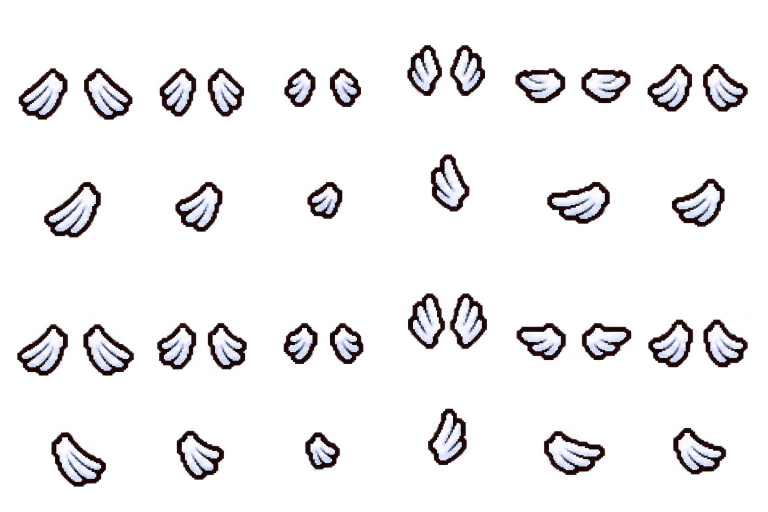
#> input picture art_sources/wings179/feather-poses.png, 1536 x 1024 px (shown at 1/2 size)
$ python build_native_wings.py
#> lines starting #> are read from the running program, lines starting #| are printed output that depends on the picture; after the words box and inside, x2 and y2 are one past the last pixel; in counts of white or black regions, pixels touching at a corner belong together
"""Pack generated, video-referenced feather art; no procedural redrawing.

Source wings are separate components. Register each at a shoulder joint,
using a shared physical scale per view, so changing pose never moves the root.
"""
from pathlib import Path
import json
import xml.etree.ElementTree as E
import numpy as np
from PIL import Image
from scipy import ndimage as ndi

ROOT=Path(__file__).resolve().parents[1]
MOD=ROOT/'zzzz_revolver_samson'
SOURCE=ROOT/'art_sources/wings179'
OUT=MOD/'resources/gfx/characters/hunter_wings179'
DELAYS=[10,7,3,10,5,5]
PALETTES={
    'guppy':[1.,.80,.89],
    'fly':[.58,1.,.86],
    'angel':[1.,.98,.91],
    'devil':[.73,.57,1.],
    'emerald':[.48,1.,.74],
}
DIRECTIONS=['Down','Right','Up','Left']


def components():
    pixels=np.asarray(Image.open(SOURCE/'feather-poses.png').convert('RGBA'))
#> pixels is the input picture: shape (1024, 1536, 4); mean R, G, B, A 55.1, 47.8, 49.5, 31.1
    labels,_=ndi.label(pixels[:,:,3]>20,structure=np.ones((3,3)))
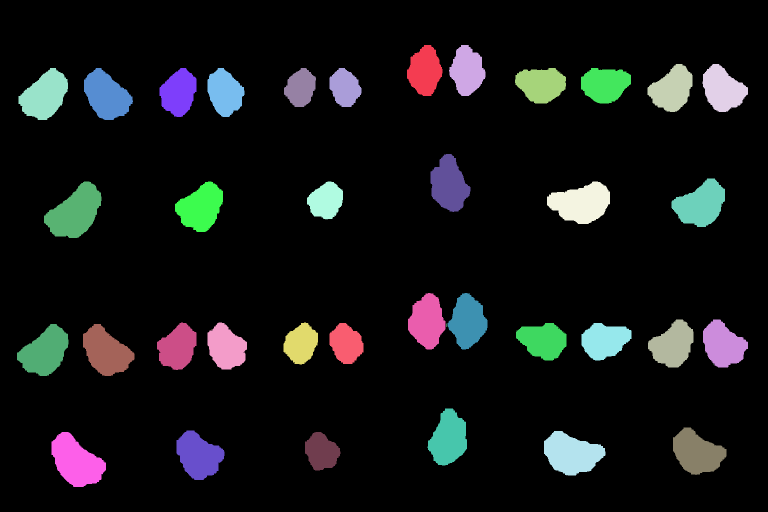
#> labels: shape (1024, 1536) int32 (shown at 1/2 size); 43 distinct labels, from 0 to 42; one colour per label, 0 black
    counts=np.bincount(labels.ravel())
#> counts = 43 values, max 1368119 at index 0, min 1 at index 13, mean 36578.2
    boxes=ndi.find_objects(labels)
#> boxes = 42 items
    grouped={}
    for identity,box in enumerate(boxes,1):
        if box is None or counts[identity]<300:continue
        yy,xx=np.where(labels[box]==identity)
        yy=yy+box[0].start;xx=xx+box[1].start
        row,col=int(yy.mean()//256),int(xx.mean()//256)
        mask=ndi.binary_dilation(labels==identity,iterations=2)
        image=pixels.copy();image[~mask]=0
        bounds=(box[1].start,box[0].start,box[1].stop,box[0].stop)
        assert bounds[0]>0 and bounds[1]>0 and bounds[2]<pixels.shape[1]and bounds[3]<pixels.shape[0],bounds
        grouped.setdefault((row,col),[]).append((Image.fromarray(image),bounds))
#> this loop made 42 passes
#> (row, col, bounds) on passes 1 to 12: (0, 3, (814, 90, 885, 192)), (0, 3, (898, 90, 971, 192)), (0, 5, (1295, 128, 1385, 224)), (0, 5, (1405, 128, 1496, 224)), (0, 0, (37, 136, 136, 240)), (0, 0, (168, 136, 266, 240)), (0, 1, (319, 136, 393, 234)), (0, 1, (415, 136, 489, 234)), (0, 2, (568, 136, 632, 214)), (0, 2, (659, 136, 723, 214)), (0, 4, (1030, 136, 1132, 207)), (0, 4, (1162, 136, 1262, 207))
#> pass 1, in components, `mask=ndi.binary_dilation(labels==identity,iterations=2)`:
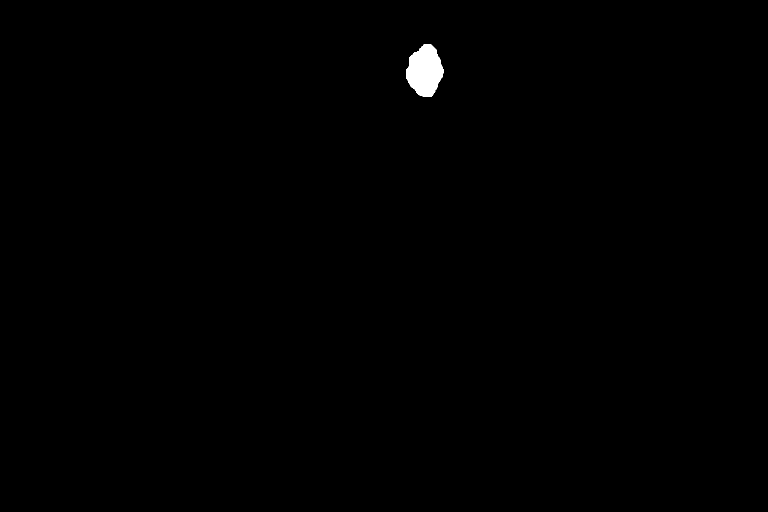
#> mask: shape (1024, 1536) bool (shown at 1/2 size); 0.36% white; 1 white region, box (x1, y1, x2, y2) and area: (812, 88, 887, 194) 5634
#> pass 2, in components, `mask=ndi.binary_dilation(labels==identity,iterations=2)`:
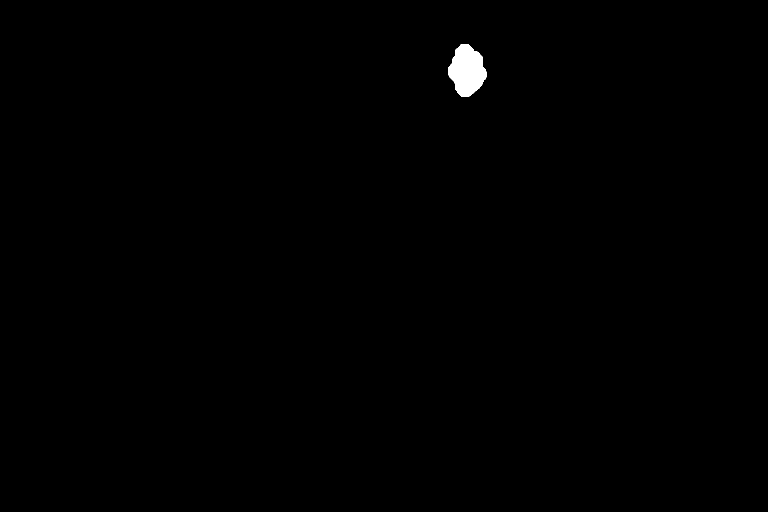
#> mask: shape (1024, 1536) bool (shown at 1/2 size); 0.36% white; 1 white region, box (x1, y1, x2, y2) and area: (896, 88, 973, 194) 5622
#> pass 3, in components, `mask=ndi.binary_dilation(labels==identity,iterations=2)`:
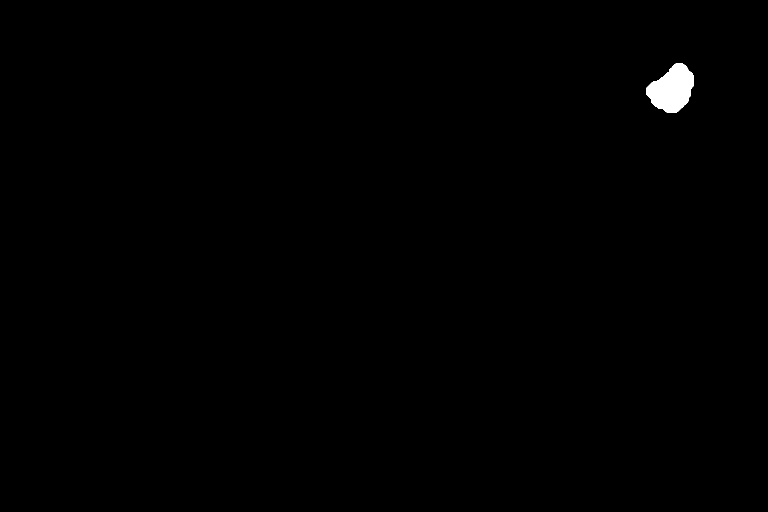
#> mask: shape (1024, 1536) bool (shown at 1/2 size); 0.4% white; 1 white region, box (x1, y1, x2, y2) and area: (1293, 126, 1387, 226) 6213
#> after the loop:
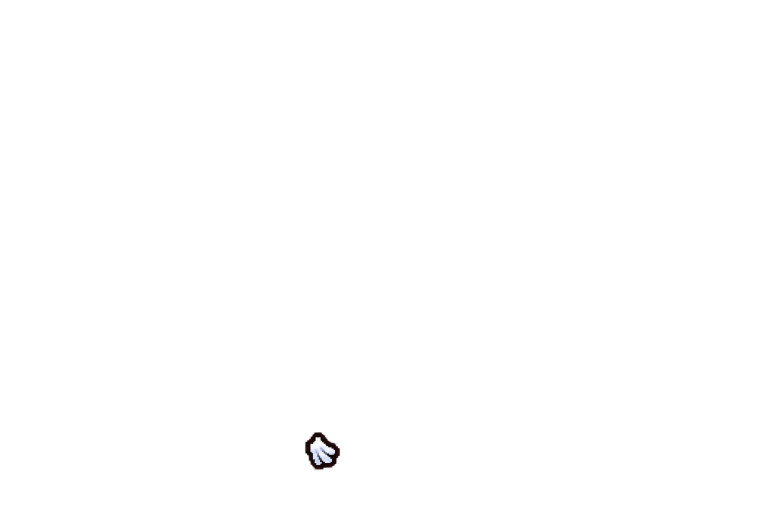
#> image: shape (1024, 1536, 4) (shown at 1/2 size); mean R, G, B, A 0.3, 0.3, 0.3, 0.6; transparent parts drawn white
#> after the loop, grouped = 24 items
    for row in range(4):
        for col in range(6):
            grouped[row,col].sort(key=lambda entry:entry[1][0])
            assert len(grouped[row,col])==(2 if row in (0,2)else 1),(row,col)
    return grouped


def root_fraction(pose,left):
    # Native-looking articulated feather strokes: DOWN / folding / tucked /
    # UP behind the head / horizontal return / rounded downward recovery.
    if pose==3:return (.65 if left else .35),.92
    if pose==4:return (.94 if left else .06),.38
    return (.72 if left else .28),(.12 if pose==5 else .10)


def attributes(**values):
    result=dict(XPosition='0',YPosition='0',XScale='100',YScale='100',Delay='1',Visible='true',
                RedTint='255',GreenTint='255',BlueTint='255',AlphaTint='255',
                RedOffset='0',GreenOffset='0',BlueOffset='0',Rotation='0',Interpolated='false')
    result.update({key:str(value)for key,value in values.items()})
    return result


def main():
    OUT.mkdir(parents=True,exist_ok=True)
    grouped=components()
#> grouped = 24 items
    sheet=Image.new('RGBA',(1536,1024))
#> sheet: PIL image 1536x1024 RGBA; every value is 0
    records=[]
    for row,direction in enumerate(DIRECTIONS):
        references=grouped[row,0]
        for pose in range(6):
            cell=Image.new('RGBA',(256,256))
            for part,(image,box)in enumerate(grouped[row,pose]):
                left=part==0 if row in (0,2)else row==1
                reference=references[part][1]
                sx=45/(reference[2]-reference[0])
                sy=42/(reference[3]-reference[1])
                fx,fy=root_fraction(pose,left)
                source_x=box[0]+fx*(box[2]-box[0])
                source_y=box[1]+fy*(box[3]-box[1])
                target_x=(104 if left else 152)if row in (0,2)else(116 if left else 140)
                target_y=128
                tx=target_x-source_x*sx;ty=target_y-source_y*sy
                packed=image.transform((256,256),Image.Transform.AFFINE,
                    (1/sx,0,-tx/sx,0,1/sy,-ty/sy),Image.Resampling.NEAREST)
                cell.alpha_composite(packed)
                records.append({'direction':direction,'pose':pose,'part':part,'source_bounds':box,
                    'source_root':[source_x,source_y],'joint':[target_x,target_y],
                    'scale':[sx,sy],'translation':[tx,ty]})
            bounds=cell.getchannel('A').point(lambda value:255 if value>20 else 0).getbbox()
            assert bounds and min(bounds[:2])>=56 and max(bounds[2:])<=200,(direction,pose,bounds)
            sheet.paste(cell,(pose*256,row*256))
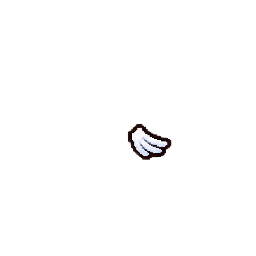
#> cell: PIL image 256x256 RGBA; mean R, G, B, A 2.1, 2, 2.1, 3.8; transparent parts drawn white
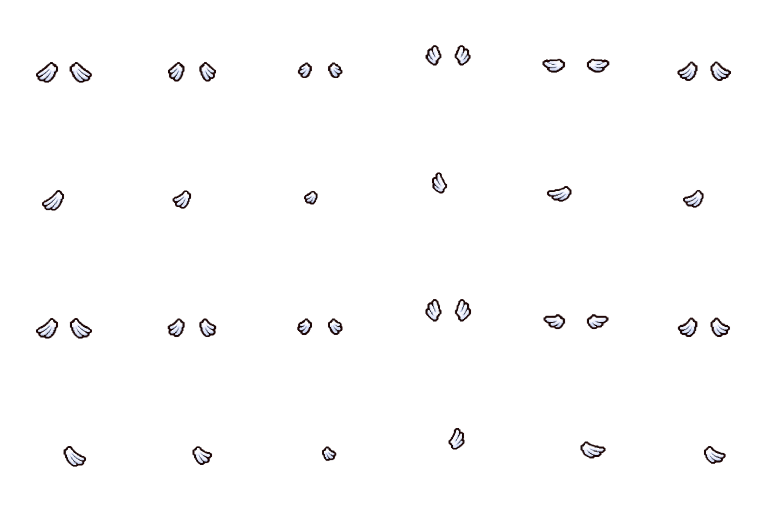
#> sheet: PIL image 1536x1024 RGBA (shown at 1/2 size); mean R, G, B, A 2.9, 2.8, 2.9, 5.3; transparent parts drawn white
#> after the loop, records = 36 items
    sheet.save(OUT/'feathers.png')
    actor=E.Element('AnimatedActor')
    E.SubElement(actor,'Info',CreatedBy='Hunter',Fps='30',Version='1')
    content=E.SubElement(actor,'Content')
    E.SubElement(E.SubElement(content,'Spritesheets'),'Spritesheet',Id='0',Path='feathers.png')
    E.SubElement(E.SubElement(content,'Layers'),'Layer',Id='0',Name='wings',SpritesheetId='0')
    E.SubElement(content,'Nulls');E.SubElement(content,'Events')
    animations=E.SubElement(actor,'Animations',DefaultAnimation='Down')
    for row,direction in enumerate(DIRECTIONS):
        animation=E.SubElement(animations,'Animation',Name=direction,FrameNum=str(sum(DELAYS)),Loop='true')
        E.SubElement(E.SubElement(animation,'RootAnimation'),'Frame',**attributes(Delay=sum(DELAYS)))
        layer=E.SubElement(E.SubElement(animation,'LayerAnimations'),'LayerAnimation',LayerId='0',Visible='true')
        for pose,delay in enumerate(DELAYS):
            E.SubElement(layer,'Frame',**attributes(XPivot=128,YPivot=128,XCrop=pose*256,YCrop=row*256,
                                                   Width=256,Height=256,Delay=delay))
        E.SubElement(animation,'NullAnimations');E.SubElement(animation,'Triggers')
    E.ElementTree(actor).write(OUT/'wings.anm2',encoding='utf-8',xml_declaration=True)
    config={'version':179,'frames':sum(DELAYS),'scale':.33,'delays':DELAYS,'colours':PALETTES,
            'actor':'gfx/characters/hunter_wings179/wings.anm2'}
    (SOURCE/'motion.json').write_text(json.dumps(config,indent=2)+'\n')
    (SOURCE/'registration.json').write_text(json.dumps(records,indent=2)+'\n')
    colours=',\n'.join('  [%s]={%s}'%(json.dumps(key),','.join(map(str,value)))for key,value in PALETTES.items())
    (MOD/'hunter_wing_motion.lua').write_text(
        'return {version=179,frames=%d,scale=.33,actor=%s,colours={\n%s\n}}\n'%
        (sum(DELAYS),json.dumps(config['actor']),colours))
    # Remove the rejected ornament/membrane/bat design from the install folder.
    legacy=MOD/'resources/gfx/characters/hunter_forms178'
    for path in legacy.glob('wings_*'):
        if path.suffix in ('.png','.anm2'):path.unlink()
    print('Built compact native-style feathers: 4views,6strokes,40ticks;36fixed-root components and4form palettes.')


if __name__=='__main__':main()
